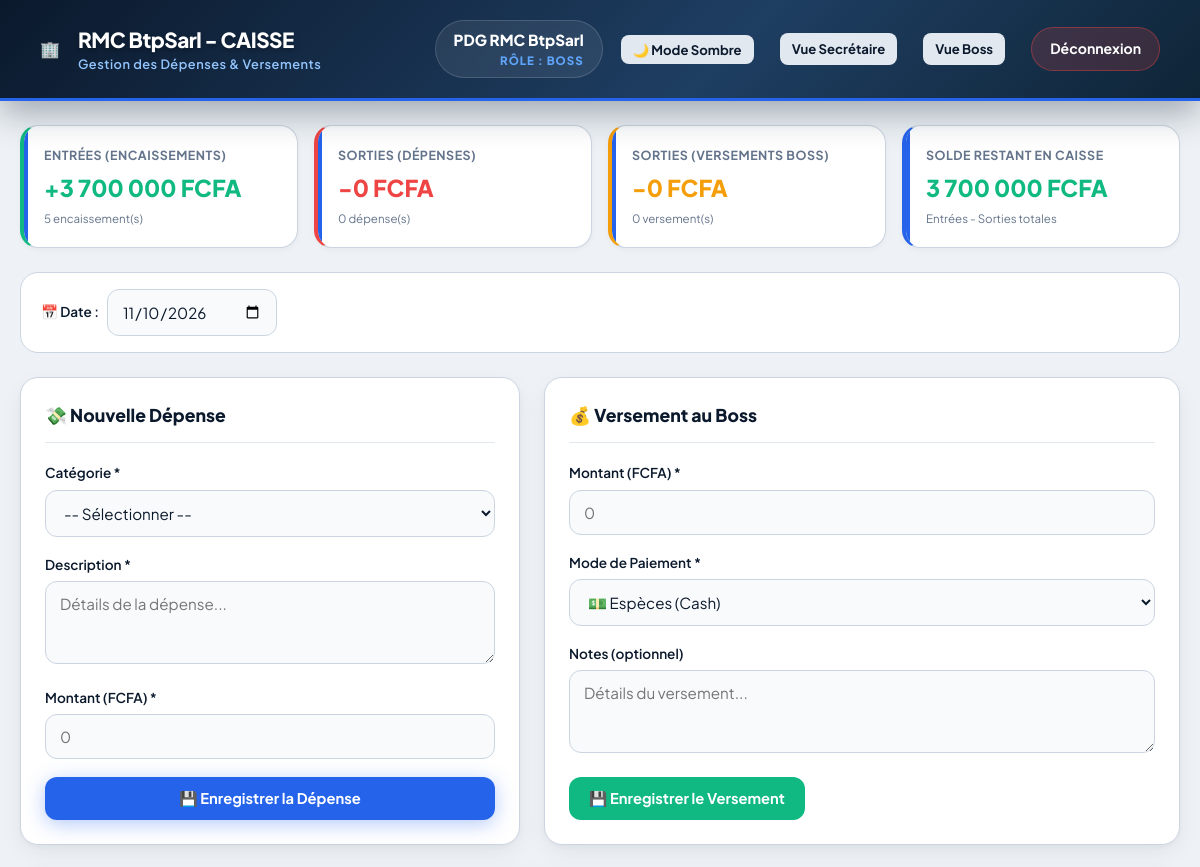
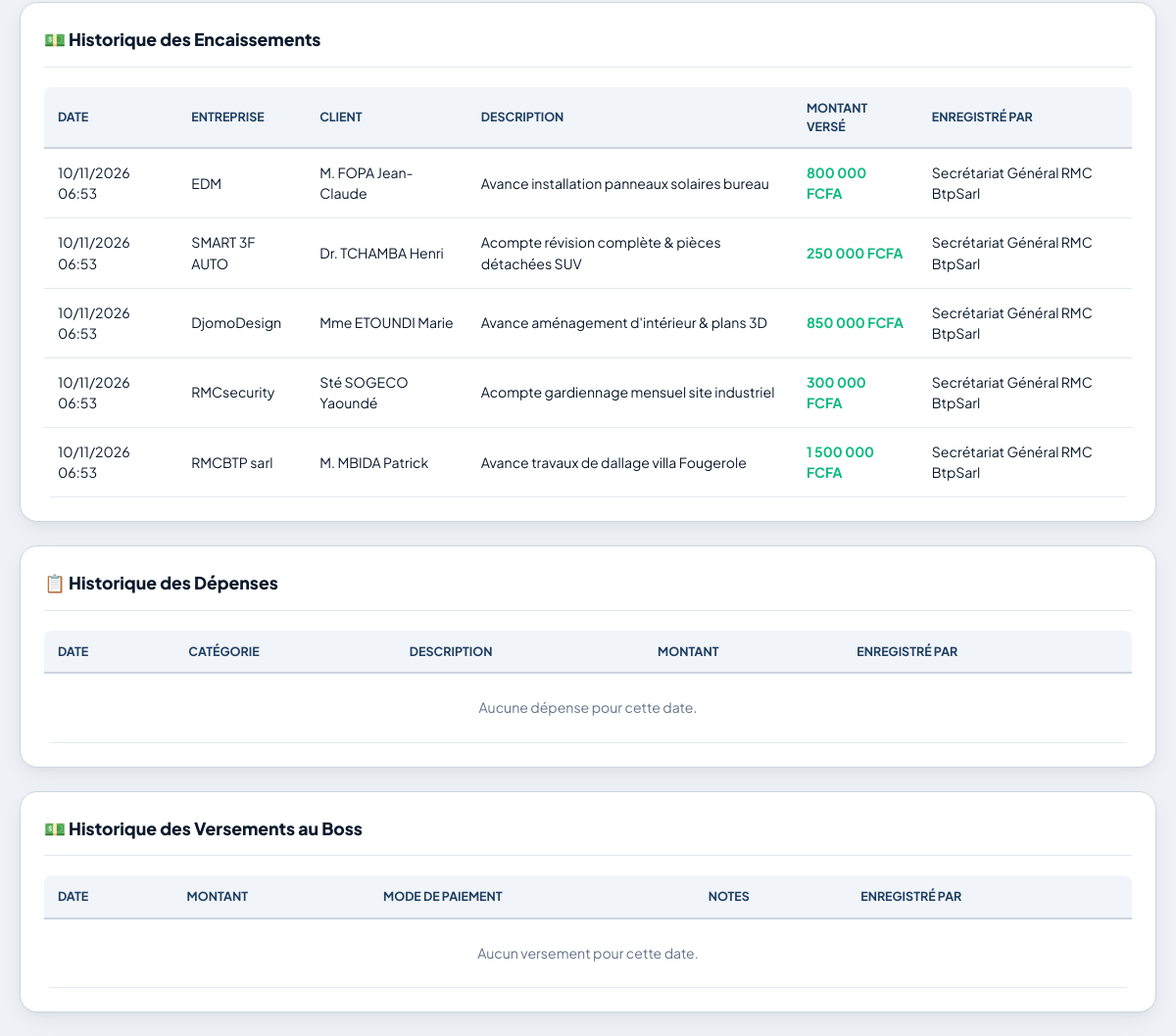
Page /caisse.php (signed in) on the committed database (2 pictures, top to bottom).
### tables this page shows
CREATE TABLE `payments` (
  `id` int(11) NOT NULL AUTO_INCREMENT,
  `receipt_number` varchar(50) NOT NULL UNIQUE,
  `company_id` int(11) NOT NULL,
  `client_name` varchar(100) NOT NULL,
  `client_phone` varchar(30) DEFAULT NULL,
  `description` text NOT NULL,
  `total_amount` decimal(12,2) NOT NULL DEFAULT 0.00,
  `advance_paid` decimal(12,2) NOT NULL DEFAULT 0.00,
  `remaining_amount` decimal(12,2) NOT NULL DEFAULT 0.00,
  `payment_method` varchar(50) NOT NULL DEFAULT 'Espèces',
  `parent_payment_id` int(11) DEFAULT NULL,
  `is_additional_payment` tinyint(1) DEFAULT 0,
  `created_by` int(11) NOT NULL,
  `created_at` datetime NOT NULL DEFAULT CURRENT_TIMESTAMP,
  PRIMARY KEY (`id`),
  KEY `company_id` (`company_id`),
  KEY `created_by` (`created_by`),
  KEY `idx_created_at` (`created_at`),
  KEY `idx_client_name` (`client_name`),
  KEY `idx_payment_method` (`payment_method`),
  KEY `parent_payment_id` (`parent_payment_id`),
  CONSTRAINT `fk_payments_companies` FOREIGN KEY (`company_id`) REFERENCES `companies` (`id`) ON DELETE CASCADE,
  CONSTRAINT `fk_payments_users` FOREIGN KEY (`created_by`) REFERENCES `users` (`id`) ON DELETE CASCADE,
  CONSTRAINT `fk_payments_parent` FOREIGN KEY (`parent_payment_id`) REFERENCES `payments` (`id`) ON DELETE SET NULL
);

CREATE TABLE `companies` (
  `id` int(11) NOT NULL AUTO_INCREMENT,
  `name` varchar(100) NOT NULL UNIQUE,
  `code` varchar(20) NOT NULL,
  `description` text DEFAULT NULL,
  `image_url` varchar(255) NOT NULL,
  PRIMARY KEY (`id`)
);

CREATE TABLE `users` (
  `id` int(11) NOT NULL AUTO_INCREMENT,
  `username` varchar(50) NOT NULL UNIQUE,
  `password` varchar(255) NOT NULL,
  `role` enum('secretaire','boss') NOT NULL DEFAULT 'secretaire',
  `fullname` varchar(100) NOT NULL,
  `created_at` datetime NOT NULL DEFAULT CURRENT_TIMESTAMP,
  PRIMARY KEY (`id`)
);

### caisse.php (the view, shortened to what this page needs)
<?php
require_once 'config.php';
$date = $_GET['date'] ?? date('Y-m-d');
$stmt_payments = $pdo->prepare("
    SELECT p.*, c.name as company_name, u.fullname as created_by_name
    FROM payments p
    JOIN companies c ON p.company_id = c.id
    JOIN users u ON p.created_by = u.id
    WHERE DATE(p.created_at) = ?
    ORDER BY p.id DESC
");
$stmt_payments->execute([$date]);
$payments = $stmt_payments->fetchAll();
$stmt_expenses = $pdo->prepare("
    SELECT e.*, u.fullname as created_by_name
    FROM expenses e
    JOIN users u ON e.created_by = u.id
    WHERE DATE(e.created_at) = ?
    ORDER BY e.id DESC
");
$stmt_expenses->execute([$date]);
$expenses = $stmt_expenses->fetchAll();
$stmt_transfers = $pdo->prepare("
    SELECT t.*, u.fullname as created_by_name
    FROM boss_transfers t
    JOIN users u ON t.created_by = u.id
    WHERE DATE(t.created_at) = ?
    ORDER BY t.id DESC
");
$stmt_transfers->execute([$date]);
$transfers = $stmt_transfers->fetchAll();
$total_payments = array_sum(array_column($payments, 'advance_paid'));
$total_expenses = array_sum(array_column($expenses, 'amount'));
$total_transfers = array_sum(array_column($transfers, 'amount'));
$balance = $total_payments - $total_expenses - $total_transfers;
?>
<!DOCTYPE html>
<html lang="fr">
<head>
  <link rel="stylesheet" href="assets/css/style.css">
</head>
<body>
<header class="app-header">
  <div class="app-brand">
    <div class="app-logo">🏢</div>
    <div>
      <div class="app-title-text">RMC BtpSarl - CAISSE</div>
      <div class="app-subhead">Gestion des Dépenses & Versements</div>
    </div>
  </div>
  <div class="user-info">
    <div class="user-badge">
      <div class="user-name"><?php echo htmlspecialchars($_SESSION['fullname'] ?? ($_SESSION['username'] ?? 'Utilisateur')); ?></div>
      <div class="user-role">Rôle : <?php echo strtoupper($_SESSION['role'] ?? 'SECRETAIRE'); ?></div>
    </div>
    <button class="btn btn-secondary btn-sm" onclick="toggleTheme()" style="margin-right: 8px;" id="themeToggle">
    </button>
    <a href="secretaire.php" class="btn btn-secondary btn-sm" style="margin-right: 8px;">Vue Secrétaire</a>
    <?php if ($_SESSION['role'] === 'boss'): ?>
      <a href="boss.php" class="btn btn-secondary btn-sm" style="margin-right: 8px;">Vue Boss</a>
    <?php endif; ?>
    <a href="logout.php" class="btn btn-logout">Déconnexion</a>
  </div>
</header>
<div class="main-container">
  <div class="stats-grid" style="margin-bottom: 24px;">
    <div class="stat-card" style="border-left: 4px solid #10B981;">
      <div class="stat-label">ENTRÉES (Encaissements)</div>
      <div class="stat-value" style="color: #10B981;">+<?php echo number_format($total_payments, 0, ',', ' '); ?> FCFA</div>
      <div class="stat-sub"><?php echo count($payments); ?> encaissement(s)</div>
    </div>
    <div class="stat-card" style="border-left: 4px solid #EF4444;">
      <div class="stat-label">SORTIES (Dépenses)</div>
      <div class="stat-value" style="color: #EF4444;">-<?php echo number_format($total_expenses, 0, ',', ' '); ?> FCFA</div>
      <div class="stat-sub"><?php echo count($expenses); ?> dépense(s)</div>
    </div>
    <div class="stat-card" style="border-left: 4px solid #F59E0B;">
      <div class="stat-label">SORTIES (Versements Boss)</div>
      <div class="stat-value" style="color: #F59E0B;">-<?php echo number_format($total_transfers, 0, ',', ' '); ?> FCFA</div>
      <div class="stat-sub"><?php echo count($transfers); ?> versement(s)</div>
    </div>
    <div class="stat-card" style="border-left: 4px solid #2563EB;">
      <div class="stat-label">SOLDE RESTANT EN CAISSE</div>
      <div class="stat-value" style="color: <?php echo $balance >= 0 ? '#10B981' : '#EF4444'; ?>;"><?php echo number_format($balance, 0, ',', ' '); ?> FCFA</div>
      <div class="stat-sub">Entrées - Sorties totales</div>
    </div>
  </div>
  <div class="filter-bar">
    <div class="filter-group">
      <label class="form-label" style="margin:0;">📅 Date :</label>
      <input type="date" id="filterDate" class="form-control" style="width: auto;" value="<?php echo $date; ?>" onchange="window.location.href='caisse.php?date=' + this.value">
    </div>
  </div>
  <div class="grid-2">
    <div class="card">
      <div class="card-header">
        <h2 class="card-title">💸 Nouvelle Dépense</h2>
      </div>
      <form id="expenseForm">
        <div class="form-group">
          <label class="form-label" for="expense_category">Catégorie *</label>
          <select name="category" id="expense_category" class="form-select" required>
            <option value="">-- Sélectionner --</option>
          </select>
        </div>
        <div class="form-group">
          <label class="form-label" for="expense_description">Description *</label>
          <textarea name="description" id="expense_description" class="form-control" rows="3" placeholder="Détails de la dépense..." required></textarea>
        </div>
        <div class="form-group">
          <label class="form-label" for="expense_amount">Montant (FCFA) *</label>
          <input type="number" step="100" name="amount" id="expense_amount" class="form-control" placeholder="0" required>
        </div>
        <button type="submit" class="btn btn-primary" id="btnExpenseSubmit">
          💾 Enregistrer la Dépense
        </button>
      </form>
    </div>
    <div class="card">
      <div class="card-header">
        <h2 class="card-title">💰 Versement au Boss</h2>
      </div>
      <form id="transferForm">
        <div class="form-group">
          <label class="form-label" for="transfer_amount">Montant (FCFA) *</label>
          <input type="number" step="100" name="amount" id="transfer_amount" class="form-control" placeholder="0" required>
        </div>
        <div class="form-group">
          <label class="form-label" for="transfer_method">Mode de Paiement *</label>
          <select name="payment_method" id="transfer_method" class="form-select" required>
            <option value="Espèces">💵 Espèces (Cash)</option>
          </select>
        </div>
        <div class="form-group">
          <label class="form-label" for="transfer_notes">Notes (optionnel)</label>
          <textarea name="notes" id="transfer_notes" class="form-control" rows="3" placeholder="Détails du versement..."></textarea>
        </div>
        <button type="submit" class="btn btn-success" id="btnTransferSubmit">
          💾 Enregistrer le Versement
        </button>
      </form>
    </div>
  </div>
  <div class="card" style="margin-top: 24px;">
    <div class="card-header">
      <h2 class="card-title">💵 Historique des Encaissements</h2>
    </div>
    <div class="table-responsive">
      <table class="table">
        <thead>
          <tr>
            <th>Date</th>
            <th>Entreprise</th>
            <th>Client</th>
            <th>Description</th>
            <th>Montant Versé</th>
            <th>Enregistré par</th>
          </tr>
        </thead>
        <tbody>
          <?php if (empty($payments)): ?>
            <tr><td colspan="6" style="text-align: center; padding: 24px; color: #64748B;">Aucun encaissement pour cette date.</td></tr>
          <?php else: ?>
            <?php foreach ($payments as $pay): ?>
              <tr>
                <td><?php echo date('d/m/Y H:i', strtotime($pay['created_at'])); ?></td>
                <td><?php echo htmlspecialchars($pay['company_name']); ?></td>
                <td><?php echo htmlspecialchars($pay['client_name']); ?></td>
                <td><?php echo nl2br(htmlspecialchars($pay['description'])); ?></td>
                <td style="font-weight: 700; color: #10B981;"><?php echo number_format($pay['advance_paid'], 0, ',', ' '); ?> FCFA</td>
                <td><?php echo htmlspecialchars($pay['created_by_name']); ?></td>
              </tr>
            <?php endforeach; ?>
          <?php endif; ?>
        </tbody>
      </table>
    </div>
  </div>
  <div class="card" style="margin-top: 24px;">
    <div class="card-header">
      <h2 class="card-title">📋 Historique des Dépenses</h2>
    </div>
    <div class="table-responsive">
      <table class="table">
        <thead>
          <tr>
            <th>Date</th>
            <th>Catégorie</th>
            <th>Description</th>
            <th>Montant</th>
            <th>Enregistré par</th>
          </tr>
        </thead>
        <tbody>
          <?php if (empty($expenses)): ?>
            <tr><td colspan="5" style="text-align: center; padding: 24px; color: #64748B;">Aucune dépense pour cette date.</td></tr>
          <?php endif; ?>
        </tbody>
      </table>
    </div>
  </div>
  <div class="card" style="margin-top: 24px;">
    <div class="card-header">
      <h2 class="card-title">💵 Historique des Versements au Boss</h2>
    </div>
    <div class="table-responsive">
      <table class="table">
        <thead>
          <tr>
            <th>Date</th>
            <th>Montant</th>
            <th>Mode de Paiement</th>
            <th>Notes</th>
            <th>Enregistré par</th>
          </tr>
        </thead>
        <tbody>
          <?php if (empty($transfers)): ?>
            <tr><td colspan="5" style="text-align: center; padding: 24px; color: #64748B;">Aucun versement pour cette date.</td></tr>
          <?php endif; ?>
        </tbody>
      </table>
    </div>
  </div>
</div>
</body>
</html>

### rows in the picture
payments: created_at "10/11/2026 06:53", company.name "EDM", client_name "M. FOPA Jean-Claude", description "Avance installation panneaux solaires bureau", advance_paid "800 000", created_by.fullname "Secrétariat Général RMC BtpSarl"
payments: created_at "10/11/2026 06:53", company.name "SMART 3F AUTO", client_name "Dr. TCHAMBA Henri", description "Acompte révision complète & pièces détachées SUV", advance_paid "250 000", created_by.fullname "Secrétariat Général RMC BtpSarl"
payments: created_at "10/11/2026 06:53", company.name "DjomoDesign", client_name "Mme ETOUNDI Marie", description "Avance aménagement d'intérieur & plans 3D", advance_paid "850 000", created_by.fullname "Secrétariat Général RMC BtpSarl"
payments: created_at "10/11/2026 06:53", company.name "RMCsecurity", client_name "Sté SOGECO Yaoundé", description "Acompte gardiennage mensuel site industriel", advance_paid "300 000", created_by.fullname "Secrétariat Général RMC BtpSarl"
payments: created_at "10/11/2026 06:53", company.name "RMCBTP sarl", client_name "M. MBIDA Patrick", description "Avance travaux de dallage villa Fougerole", advance_paid "1 500 000", created_by.fullname "Secrétariat Général RMC BtpSarl"

### other values in the picture
$_SESSION['fullname'] "PDG RMC BtpSarl"
$_SESSION['role'] "BOSS"
$total_payments "3 700 000"
count($payments) "5"
$total_expenses "0"
count($expenses) "0"
$total_transfers "0"
count($transfers) "0"
$balance "3 700 000"
